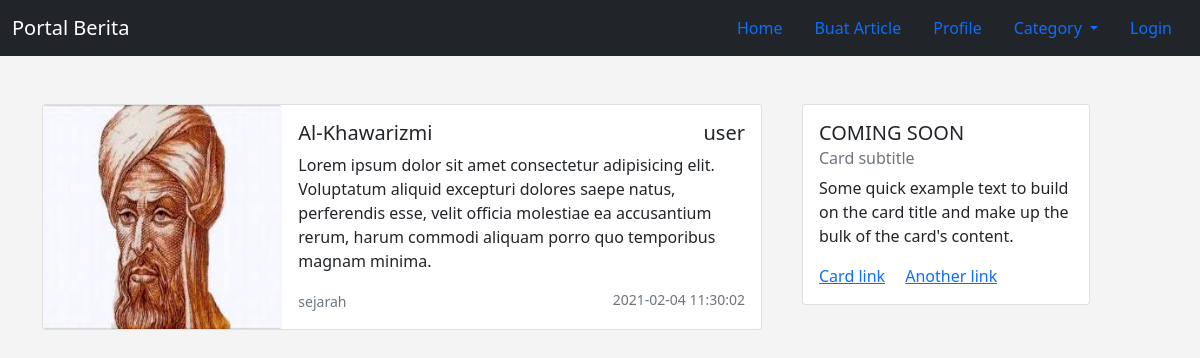
The app's page /4B/sejarah.php with its own data.
### tables this page shows
CREATE TABLE `article` (
  `id` int(11) NOT NULL,
  `title` varchar(255) NOT NULL,
  `content` varchar(255) NOT NULL,
  `image` varchar(255) NOT NULL,
  `created_at` datetime NOT NULL,
  `id_user` int(11) NOT NULL,
  `id_category` int(11) NOT NULL
);

CREATE TABLE `autho` (
  `id` int(11) NOT NULL,
  `name` varchar(255) NOT NULL,
  `email` varchar(255) NOT NULL,
  `password` varchar(255) NOT NULL,
  `image` varchar(255) NOT NULL
);

CREATE TABLE `category` (
  `id` int(11) NOT NULL,
  `name` varchar(255) NOT NULL
);

### 4B/function.php (called while the page is built, shortened)
<?php
class databases
{
    protected $conn;
    public function __construct()
    {
        $this->conn = mysqli_connect("localhost", "root", "", "portal_berita");
    }
    public function query($query)
    {
        $result = mysqli_query($this->conn, $query);
        $rows = [];
        while ($row = mysqli_fetch_assoc($result)) {
            $rows[] = $row;
        }
        return $rows;
    }
}

### 4B/sejarah.php (the view, shortened to what this page needs)
<?php
require 'function.php';
$db = new databases;
$article = $db->query("SELECT *, autho.id AS a_id, autho.name AS a_name, article.image AS a_image, category.id AS c_id, category.name AS c_name  FROM article
JOIN autho ON article.id_user = autho.id
JOIN category ON article.id_category = category.id
WHERE article.id_category = '3'");
?>
<!doctype html>
<html lang="en">
<head>
    <link href="https://cdn.jsdelivr.net/npm/bootstrap@5.0.0-beta1/dist/css/bootstrap.min.css" rel="stylesheet">
    <link rel="stylesheet" href="css/style.css">
</head>
<body>
    <header>
        <nav class="navbar navbar-expand-lg navbar-dark bg-dark">
            <div class="container-fluid">
                <a class="navbar-brand" href="index.php">Portal Berita</a>
                <ul class="nav justify-content-end">
                    <li class="nav-item">
                        <a class="nav-link" href="index.php">Home</a>
                    </li>
                    <li class="nav-item">
                        <a class="nav-link active" aria-current="page" href="form-article.php">Buat Article</a>
                    </li>
                    <li class="nav-item">
                        <a class="nav-link active" aria-current="page" href="profile.php">Profile</a>
                    </li>
                    <li class="nav-item dropdown">
                        <a class="nav-link dropdown-toggle" href="" id="navbarDarkDropdownMenuLink" role="button" data-bs-toggle="dropdown" aria-expanded="false">
                            Category
                        </a>
                    </li>
                    <li class="nav-item">
                        <?php
                        if (!isset($_SESSION["login"])) {
                            echo '<a class="nav-link" href="login.php">Login</a>';
                        } else {
                            echo '<a class="nav-link" href="logout.php">logout</a>';
                        }
                        ?>
                    </li>
                </ul>
            </div>
        </nav>
    </header>
    <div class="container">
        <div class="row">
            <div class="col-8 mt-5">
                <?php foreach ($article as $row) :  ?>
                    <div class="card mb-3" style="max-width: 720px;">
                        <div class="row g-0">
                            <div class="col-md-4">
                                <img src="img/<?= $row['a_image']; ?>" class="card-img" height="100%;">
                            </div>
                            <div class="col-md-8">
                                <div class="card-body">
                                    <h5 class="card-title"><?= $row['title']; ?> <span class="float-end"><?= $row['a_name']; ?></span></h5>
                                    <p class="card-text"><?= $row['content']; ?></p>
                                    <p class="card-text"><span><small class="text-muted"><?= $row['c_name']; ?></small></span><small class="text-muted float-end"><?= $row['created_at']; ?></small></p>
                                </div>
                            </div>
                        </div>
                    </div>
                <?php endforeach; ?>
            </div>
            <div class="col mt-5 float-end">
                <div class="card" style="width: 18rem;">
                    <div class="card-body">
                        <h5 class="card-title">COMING SOON</h5>
                        <h6 class="card-subtitle mb-2 text-muted">Card subtitle</h6>
                        <p class="card-text">Some quick example text to build on the card title and make up the bulk of the card's content.</p>
                        <a href="#" class="card-link">Card link</a>
                        <a href="#" class="card-link">Another link</a>
                    </div>
                </div>
            </div>
        </div>
    </div>
</body>
</html>

### 4B/css/style.css (style rules this page uses)
body { background: #f4f4f4; }

### records on screen
article: image (picture), title "Al-Khawarizmi", id_user.name "user", content "Lorem ipsum dolor sit amet consectetur adipisicing elit. Voluptatum aliquid excepturi dolores saepe natus, perferendis esse, velit officia molestiae ea accusantium rerum, harum commodi aliquam porro quo temporibus magnam minima.", id_category.name "sejarah", created_at "2021-02-04 11:30:02"
